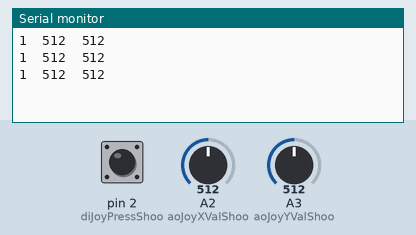
A sketch run on a simulated Arduino Uno, built with avr-gcc and run on an emulated ATmega328P. Shown: the last lines printed to the serial monitor. The test bench sets the inputs (shaded band); at power-on: A2 (aoJoyXValShoo) = 512, A3 (aoJoyYValShoo) = 512, pin 2 (diJoyPressShoo) HIGH.

Above: at 1.3 s.
1.4 s: A2 (aoJoyXValShoo) set to 716
At 1.9 s:
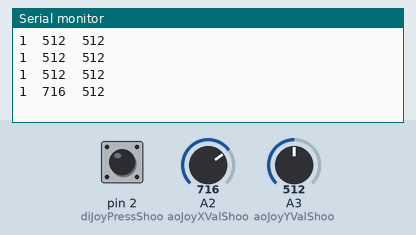
2.9 s: A3 (aoJoyYValShoo) set to 716
At 3.4 s:
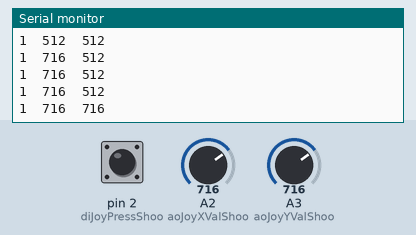
4.4 s: pin 2 (diJoyPressShoo) pulled LOW for 0.6 s
At 4.9 s:
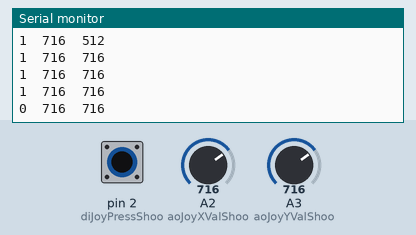
6.5 s: A2 (aoJoyXValShoo) set to 900
At 6.9 s:
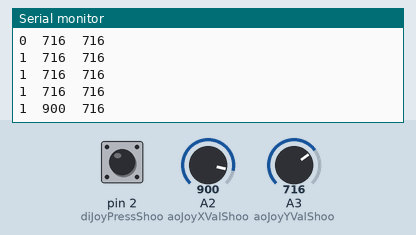
8.0 s: pin 2 (diJoyPressShoo) pulled LOW for 1 s
At 8.4 s:
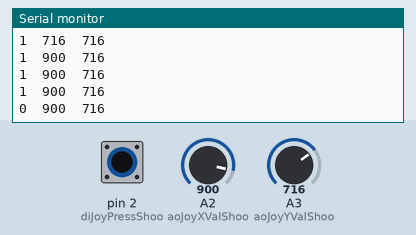
10.5 s: A3 (aoJoyYValShoo) set to 900
At 10.9 s:
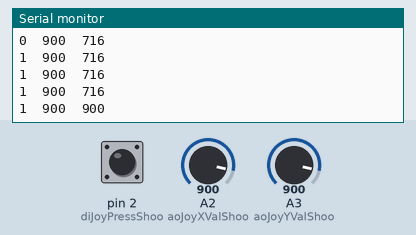
Timing chart, 0 to 13.0 s (numbered marks = the images above; inputs shaded):
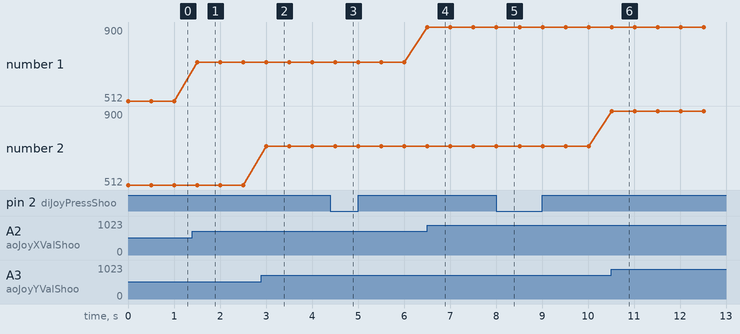

The sketch:

Aansturen_joystick.ino
```cpp
//andy wass here

#define aoJoyXValShoo A2
#define aoJoyYValShoo A3
#define diJoyPressShoo 2

void setup() {
  pinMode(diJoyPressShoo, INPUT);
  digitalWrite(diJoyPressShoo, HIGH);
  Serial.begin(9600);
}

void loop() {
  int xValue = analogRead(aoJoyXValShoo);
  int yValue = analogRead(aoJoyYValShoo);
  int pressedValue = digitalRead(diJoyPressShoo);

  //print the values with to plot or view
  Serial.print(pressedValue);
  Serial.print("\t");
  Serial.print(xValue);
  Serial.print("\t");
  Serial.println(yValue);
  delay(500);
}
```

Measured:
- after the input at 1.4 s, the serial monitor: prints a new line after 0.10 s (image 1)
- after the input at 2.9 s, the serial monitor: prints a new line after 0.10 s (image 2)
- after the input at 4.4 s, the serial monitor: prints a new line after 0.11 s (image 3)
- after the input at 6.5 s, the serial monitor: prints a new line at once (image 4)
- after the input at 8.0 s, the serial monitor: prints a new line at once (image 5)
- after the input at 10.5 s, the serial monitor: prints a new line at once (image 6)
- plotted number 1: 512 → 716 after the input at 1.4 s, 716 → 900 after the input at 6.5 s
